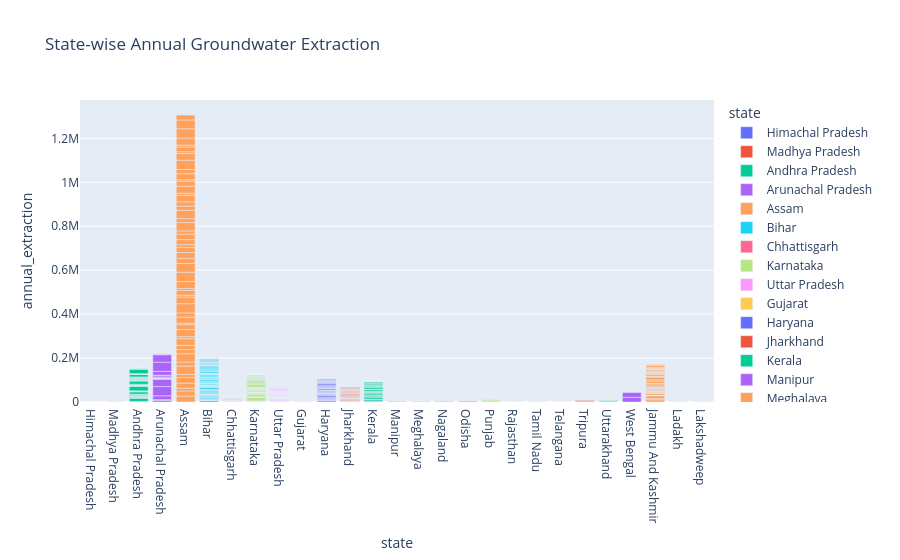

Notebook code cell kept with this figure:
### Code cell
fig = px.bar(df,
            x="state",
            y="annual_extraction",
            color="state",
            title="State-wise Annual Groundwater Extraction")

fig.show()

### Figure 1 — Plotly figure (JSON) as saved in the notebook; plotly's stock layout.template omitted (floating-point values rounded to 4 significant figures)
{"data": [{"hovertemplate": "state=%{x}<br>annual_extraction=%{y}<extra></extra>", "legendgroup": "Himachal Pradesh", "marker": {"color": "#636efa", "pattern": {"shape": ""}}, "name": "Himachal Pradesh", "orientation": "v", "showlegend": true, "textposition": "auto", "type": "bar", "x": ["Himachal Pradesh"], "xaxis": "x", "y": [0.13], "yaxis": "y"}, {"hovertemplate": "state=%{x}<br>annual_extraction=%{y}<extra></extra>", "legendgroup": "Madhya Pradesh", "marker": {"color": "#EF553B", "pattern": {"shape": ""}}, "name": "Madhya Pradesh", "orientation": "v", "showlegend": true, "textposition": "auto", "type": "bar", "x": ["Madhya Pradesh", "Madhya Pradesh", "Madhya Pradesh", "Madhya Pradesh"], "xaxis": "x", "y": [0.17, 70.98, 68.95, 2.0], "yaxis": "y"}, {"hovertemplate": "state=%{x}<br>annual_extraction=%{y}<extra></extra>", "legendgroup": "Andhra Pradesh", "marker": {"color": "#00cc96", "pattern": {"shape": ""}}, "name": "Andhra Pradesh", "orientation": "v", "showlegend": true, "textposition": "auto", "type": "bar", "x": ["Andhra Pradesh", "Andhra Pradesh", "Andhra Pradesh", "Andhra Pradesh", "Andhra Pradesh", "Andhra Pradesh", "Andhra Pradesh", "Andhra Pradesh", "Andhra Pradesh", "Andhra Pradesh", "Andhra Pradesh", "Andhra Pradesh", "Andhra Pradesh", "Andhra Pradesh", "Andhra Pradesh", "Andhra Pradesh", "Andhra Pradesh", "Andhra Pradesh", "Andhra Pradesh", "Andhra Pradesh", "Andhra Pradesh", "Andhra Pradesh", "Andhra Pradesh", "Andhra Pradesh", "Andhra Pradesh", "Andhra Pradesh", "Andhra Pradesh", "Andhra Pradesh", "Andhra Pradesh", "Andhra Pradesh", "Andhra Pradesh", "Andhra Pradesh", "Andhra Pradesh", "Andhra Pradesh", "Andhra Pradesh", "Andhra Pradesh", "Andhra Pradesh", "Andhra Pradesh", "Andhra Pradesh", "Andhra Pradesh", "Andhra Pradesh", "Andhra Pradesh", "Andhra Pradesh", "Andhra Pradesh", "Andhra Pradesh", "Andhra Pradesh", "Andhra Pradesh", "Andhra Pradesh", "Andhra Pradesh", "Andhra Pradesh", "Andhra Pradesh", "Andhra Pradesh", "Andhra Pradesh", "Andhra Pradesh", "Andhra Pradesh", "Andhra Pradesh", "Andhra Pradesh", "Andhra Pradesh", "Andhra Pradesh", "Andhra Pradesh", "Andhra Pradesh", "Andhra Pradesh", "Andhra Pradesh", "Andhra Pradesh", "Andhra Pradesh", "Andhra Pradesh", "Andhra Pradesh", "Andhra Pradesh", "Andhra Pradesh", "Andhra Pradesh", "Andhra Pradesh", "Andhra Pradesh", "Andhra Pradesh", "Andhra Pradesh", "Andhra Pradesh", "Andhra Pradesh", "Andhra Pradesh", "Andhra Pradesh", "Andhra Pradesh", "Andhra Pradesh", "Andhra Pradesh", "Andhra Pradesh"], "xaxis": "x", "y": [2861.0, 14420.0, 1324.0, 2836.0, 1323.0, 1247.0, 2605.0, 1621.0, 2065.0, 3487.0, 2078.0, 10850.0, 566.2, 1228.0, 66.02, 1215.0, 1073.0, 20510.0, 595.3, 2623.0, 87.94, 285.3, 2538.0, 235.4, 549.9, 2861.0, 14420.0, 1324.0, 2836.0, 1323.0, 1247.0, 2605.0, 1621.0, 2065.0, 3487.0, 2078.0, 10850.0, 566.2, 1228.0, 66.02, 1215.0, 1073.0, 20510.0, 595.3, 2623.0, 87.94, 285.3, 2538.0, 235.4, 549.9, 68.75, 92.86, 88.89, 96.88, 67.74, 78.95, 96.15, 78.95, 63.64, 93.33, 97.48, 96.53, 67.97, 85.58, 97.75, 94.86, 82.6, 97.22, 74.5, 87.96, 93.78, 98.55, 75.79, 86.57, 91.39, 97.37, 70.33, 71.97, 95.6, 75.13, 81.07, 93.81], "yaxis": "y"}, {"hovertemplate": "state=%{x}<br>annual_extraction=%{y}<extra></extra>", "legendgroup": "Arunachal Pradesh", "marker": {"color": "#ab63fa", "pattern": {"shape": ""}}, "name": "Arunachal Pradesh", "orientation": "v", "showlegend": true, "textposition": "auto", "type": "bar", "x": ["Arunachal Pradesh", "Arunachal Pradesh", "Arunachal Pradesh", "Arunachal Pradesh", "Arunachal Pradesh", "Arunachal Pradesh", "Arunachal Pradesh", "Arunachal Pradesh", "Arunachal Pradesh", "Arunachal Pradesh", "Arunachal Pradesh", "Arunachal Pradesh", "Arunachal Pradesh", "Arunachal Pradesh", "Arunachal Pradesh", "Arunachal Pradesh", "Arunachal Pradesh", "Arunachal Pradesh", "Arunachal Pradesh", "Arunachal Pradesh", "Arunachal Pradesh", "Arunachal Pradesh"], "xaxis": "x", "y": [7569.0, 3181.0, 17480.0, 41950.0, 33880.0, 1442.0, 2465.0, 1785.0, 73.65, 397.3, 916.7, 7569.0, 3181.0, 17480.0, 41950.0, 33880.0, 1442.0, 2465.0, 1785.0, 73.65, 397.3, 916.7], "yaxis": "y"}, {"hovertemplate": "state=%{x}<br>annual_extraction=%{y}<extra></extra>", "legendgroup": "Assam", "marker": {"color": "#FFA15A", "pattern": {"shape": ""}}, "name": "Assam", "orientation": "v", "showlegend": true, "textposition": "auto", "type": "bar", "x": ["Assam", "Assam", "Assam", "Assam", "Assam", "Assam", "Assam", "Assam", "Assam", "Assam", "Assam", "Assam", "Assam", "Assam", "Assam", "Assam", "Assam", "Assam", "Assam", "Assam", "Assam", "Assam", "Assam", "Assam", "Assam", "Assam", "Assam", "Assam", "Assam", "Assam", "Assam", "Assam", "Assam", "Assam", "Assam", "Assam", "Assam", "Assam", "Assam", "Assam", "Assam", "Assam", "Assam", "Assam", "Assam", "Assam", "Assam", "Assam", "Assam", "Assam", "Assam", "Assam", "Assam", "Assam"], "xaxis": "x", "y": [27270.0, 22900.0, 12850.0, 23180.0, 25350.0, 14210.0, 38010.0, 18120.0, 37790.0, 19070.0, 19330.0, 29900.0, 9513.0, 32140.0, 22460.0, 7024.0, 26990.0, 19370.0, 42130.0, 30090.0, 8475.0, 21450.0, 8850.0, 32060.0, 42220.0, 40140.0, 22150.0, 27270.0, 22900.0, 12850.0, 23180.0, 25350.0, 14210.0, 38010.0, 18120.0, 37790.0, 19070.0, 19330.0, 29900.0, 9513.0, 32140.0, 22460.0, 7024.0, 26990.0, 19370.0, 42130.0, 30090.0, 8475.0, 21450.0, 8850.0, 32060.0, 42220.0, 40140.0, 22150.0], "yaxis": "y"}, {"hovertemplate": "state=%{x}<br>annual_extraction=%{y}<extra></extra>", "legendgroup": "Bihar", "marker": {"color": "#19d3f3", "pattern": {"shape": ""}}, "name": "Bihar", "orientation": "v", "showlegend": true, "textposition": "auto", "type": "bar", "x": ["Bihar", "Bihar", "Bihar", "Bihar", "Bihar", "Bihar", "Bihar", "Bihar", "Bihar", "Bihar", "Bihar", "Bihar", "Bihar", "Bihar", "Bihar", "Bihar", "Bihar", "Bihar", "Bihar", "Bihar", "Bihar", "Bihar", "Bihar", "Bihar", "Bihar", "Bihar", "Bihar", "Bihar", "Bihar", "Bihar", "Bihar", "Bihar", "Bihar", "Bihar", "Bihar", "Bihar", "Bihar", "Bihar", "Bihar", "Bihar", "Bihar", "Bihar", "Bihar", "Bihar", "Bihar", "Bihar", "Bihar", "Bihar", "Bihar", "Bihar", "Bihar", "Bihar", "Bihar", "Bihar", "Bihar", "Bihar", "Bihar", "Bihar", "Bihar", "Bihar", "Bihar", "Bihar", "Bihar", "Bihar", "Bihar", "Bihar", "Bihar", "Bihar", "Bihar", "Bihar", "Bihar", "Bihar", "Bihar", "Bihar", "Bihar", "Bihar", "Bihar", "Bihar", "Bihar", "Bihar", "Bihar", "Bihar", "Bihar", "Bihar", "Bihar", "Bihar", "Bihar", "Bihar", "Bihar", "Bihar", "Bihar", "Bihar", "Bihar", "Bihar", "Bihar", "Bihar", "Bihar", "Bihar", "Bihar"], "xaxis": "x", "y": [7485.0, 0.0, 1116.0, 915.1, 2725.0, 6287.0, 1104.0, 626.8, 4990.0, 5352.0, 2497.0, 1553.0, 1686.0, 462.5, 900.8, 7209.0, 1883.0, 5300.0, 1279.0, 3932.0, 8012.0, 1546.0, 4232.0, 1283.0, 2056.0, 1991.0, 1554.0, 4222.0, 3002.0, 610.2, 844.1, 887.5, 4816.0, 1784.0, 7485.0, 0.0, 1116.0, 915.1, 2725.0, 6287.0, 1104.0, 626.8, 4990.0, 5352.0, 2497.0, 1553.0, 1686.0, 462.5, 900.8, 7209.0, 1883.0, 5300.0, 1279.0, 3932.0, 8012.0, 1546.0, 4232.0, 1283.0, 2056.0, 1991.0, 1554.0, 4222.0, 3002.0, 610.2, 844.1, 887.5, 4816.0, 1784.0, 4860.0, 4860.0, 89.47, 70.0, 83.33, 62.5, 88.89, 83.74, 76.56, 91.35, 84.09, 81.58, 36.13, 67.54, 38.05, 76.04, 87.89, 68.74, 85.34, 67.38, 95.64, 84.33, 74.73, 92.94, 79.06, 83.69, 36.55, 65.05, 39.5, 75.74, 95.79], "yaxis": "y"}, {"hovertemplate": "state=%{x}<br>annual_extraction=%{y}<extra></extra>", "legendgroup": "Chhattisgarh", "marker": {"color": "#FF6692", "pattern": {"shape": ""}}, "name": "Chhattisgarh", "orientation": "v", "showlegend": true, "textposition": "auto", "type": "bar", "x": ["Chhattisgarh", "Chhattisgarh", "Chhattisgarh", "Chhattisgarh", "Chhattisgarh", "Chhattisgarh", "Chhattisgarh", "Chhattisgarh", "Chhattisgarh", "Chhattisgarh", "Chhattisgarh", "Chhattisgarh", "Chhattisgarh", "Chhattisgarh", "Chhattisgarh", "Chhattisgarh", "Chhattisgarh", "Chhattisgarh", "Chhattisgarh", "Chhattisgarh", "Chhattisgarh", "Chhattisgarh", "Chhattisgarh", "Chhattisgarh", "Chhattisgarh", "Chhattisgarh", "Chhattisgarh", "Chhattisgarh", "Chhattisgarh", "Chhattisgarh", "Chhattisgarh", "Chhattisgarh", "Chhattisgarh", "Chhattisgarh", "Chhattisgarh", "Chhattisgarh", "Chhattisgarh", "Chhattisgarh", "Chhattisgarh", "Chhattisgarh", "Chhattisgarh", "Chhattisgarh", "Chhattisgarh", "Chhattisgarh", "Chhattisgarh", "Chhattisgarh", "Chhattisgarh", "Chhattisgarh", "Chhattisgarh", "Chhattisgarh", "Chhattisgarh", "Chhattisgarh", "Chhattisgarh", "Chhattisgarh", "Chhattisgarh", "Chhattisgarh", "Chhattisgarh", "Chhattisgarh", "Chhattisgarh", "Chhattisgarh", "Chhattisgarh", "Chhattisgarh", "Chhattisgarh", "Chhattisgarh", "Chhattisgarh", "Chhattisgarh", "Chhattisgarh", "Chhattisgarh", "Chhattisgarh", "Chhattisgarh", "Chhattisgarh", "Chhattisgarh", "Chhattisgarh", "Chhattisgarh", "Chhattisgarh", "Chhattisgarh", "Chhattisgarh"], "xaxis": "x", "y": [0.0, 309.1, 426.6, 0.0, 0.0, 0.0, 1409.0, 2224.0, 325.7, 217.3, 0.0, 309.1, 426.6, 0.0, 0.0, 0.0, 1409.0, 2224.0, 325.7, 217.3, 0.0, 2107.0, 257.6, 53.68, 3230.0, 0.0, 0.0, 2107.0, 257.6, 53.68, 3230.0, 0.0, 1398.0, 1398.0, 40.0, 50.0, 50.0, 33.33, 80.0, 75.0, 85.71, 60.0, 83.33, 25.0, 75.0, 50.0, 50.0, 72.73, 85.71, 41.84, 37.44, 37.61, 34.61, 74.56, 83.78, 87.08, 66.0, 27.27, 84.48, 59.12, 54.19, 68.87, 83.91, 49.45, 49.52, 48.89, 32.86, 77.38, 73.67, 46.24, 68.35, 26.01, 88.44, 53.27, 49.82, 74.96, 80.97], "yaxis": "y"}, {"hovertemplate": "state=%{x}<br>annual_extraction=%{y}<extra></extra>", "legendgroup": "Karnataka", "marker": {"color": "#B6E880", "pattern": {"shape": ""}}, "name": "Karnataka", "orientation": "v", "showlegend": true, "textposition": "auto", "type": "bar", "x": ["Karnataka", "Karnataka", "Karnataka", "Karnataka", "Karnataka", "Karnataka", "Karnataka", "Karnataka", "Karnataka", "Karnataka", "Karnataka", "Karnataka", "Karnataka", "Karnataka", "Karnataka", "Karnataka", "Karnataka", "Karnataka", "Karnataka", "Karnataka", "Karnataka", "Karnataka", "Karnataka", "Karnataka", "Karnataka", "Karnataka", "Karnataka", "Karnataka", "Karnataka", "Karnataka", "Karnataka", "Karnataka", "Karnataka", "Karnataka", "Karnataka", "Karnataka", "Karnataka", "Karnataka", "Karnataka", "Karnataka", "Karnataka", "Karnataka", "Karnataka"], "xaxis": "x", "y": [214.9, 214.9, 2434.0, 2094.0, 15200.0, 300.1, 5056.0, 10010.0, 3087.0, 4545.0, 2036.0, 6384.0, 25.43, 2300.0, 2610.0, 5207.0, 627.9, 2434.0, 2094.0, 15200.0, 300.1, 5056.0, 10010.0, 3087.0, 4545.0, 2036.0, 6384.0, 25.43, 2300.0, 2610.0, 5207.0, 627.9, 780.6, 780.6, 21.71, 48.18, 73.55, 40.28, 20.86, 46.1, 50.83, 78.43, 83.18], "yaxis": "y"}, {"hovertemplate": "state=%{x}<br>annual_extraction=%{y}<extra></extra>", "legendgroup": "Uttar Pradesh", "marker": {"color": "#FF97FF", "pattern": {"shape": ""}}, "name": "Uttar Pradesh", "orientation": "v", "showlegend": true, "textposition": "auto", "type": "bar", "x": ["Uttar Pradesh", "Uttar Pradesh", "Uttar Pradesh", "Uttar Pradesh", "Uttar Pradesh", "Uttar Pradesh", "Uttar Pradesh", "Uttar Pradesh", "Uttar Pradesh", "Uttar Pradesh", "Uttar Pradesh", "Uttar Pradesh", "Uttar Pradesh", "Uttar Pradesh", "Uttar Pradesh", "Uttar Pradesh", "Uttar Pradesh", "Uttar Pradesh", "Uttar Pradesh", "Uttar Pradesh", "Uttar Pradesh", "Uttar Pradesh", "Uttar Pradesh", "Uttar Pradesh", "Uttar Pradesh", "Uttar Pradesh", "Uttar Pradesh", "Uttar Pradesh", "Uttar Pradesh", "Uttar Pradesh", "Uttar Pradesh", "Uttar Pradesh", "Uttar Pradesh", "Uttar Pradesh", "Uttar Pradesh", "Uttar Pradesh", "Uttar Pradesh", "Uttar Pradesh", "Uttar Pradesh", "Uttar Pradesh", "Uttar Pradesh", "Uttar Pradesh", "Uttar Pradesh", "Uttar Pradesh", "Uttar Pradesh", "Uttar Pradesh", "Uttar Pradesh", "Uttar Pradesh", "Uttar Pradesh", "Uttar Pradesh", "Uttar Pradesh", "Uttar Pradesh", "Uttar Pradesh", "Uttar Pradesh", "Uttar Pradesh", "Uttar Pradesh", "Uttar Pradesh", "Uttar Pradesh", "Uttar Pradesh", "Uttar Pradesh", "Uttar Pradesh", "Uttar Pradesh", "Uttar Pradesh", "Uttar Pradesh", "Uttar Pradesh", "Uttar Pradesh", "Uttar Pradesh", "Uttar Pradesh", "Uttar Pradesh", "Uttar Pradesh", "Uttar Pradesh", "Uttar Pradesh", "Uttar Pradesh", "Uttar Pradesh", "Uttar Pradesh", "Uttar Pradesh", "Uttar Pradesh", "Uttar Pradesh", "Uttar Pradesh", "Uttar Pradesh", "Uttar Pradesh", "Uttar Pradesh", "Uttar Pradesh", "Uttar Pradesh", "Uttar Pradesh", "Uttar Pradesh", "Uttar Pradesh", "Uttar Pradesh", "Uttar Pradesh", "Uttar Pradesh", "Uttar Pradesh", "Uttar Pradesh", "Uttar Pradesh", "Uttar Pradesh", "Uttar Pradesh", "Uttar Pradesh", "Uttar Pradesh", "Uttar Pradesh", "Uttar Pradesh", "Uttar Pradesh", "Uttar Pradesh", "Uttar Pradesh", "Uttar Pradesh", "Uttar Pradesh", "Uttar Pradesh", "Uttar Pradesh", "Uttar Pradesh", "Uttar Pradesh", "Uttar Pradesh", "Uttar Pradesh", "Uttar Pradesh", "Uttar Pradesh", "Uttar Pradesh", "Uttar Pradesh", "Uttar Pradesh", "Uttar Pradesh", "Uttar Pradesh", "Uttar Pradesh", "Uttar Pradesh", "Uttar Pradesh", "Uttar Pradesh", "Uttar Pradesh", "Uttar Pradesh"], "xaxis": "x", "y": [236.6, 236.6, 0.0, 0.0, 0.0, 0.0, 547.7, 1608.0, 392.2, 891.9, 286.7, 447.7, 1265.0, 2946.0, 1800.0, 519.8, 1122.0, 1402.0, 1631.0, 1161.0, 279.6, 305.4, 539.4, 445.3, 1187.0, 2046.0, 442.1, 513.3, 214.9, 0.0, 675.6, 684.6, 557.7, 271.2, 0.0, 547.7, 1608.0, 392.2, 891.9, 286.7, 447.7, 1265.0, 2946.0, 1800.0, 519.8, 1122.0, 1402.0, 1631.0, 1161.0, 279.6, 305.4, 539.4, 445.3, 1187.0, 2046.0, 442.1, 513.3, 214.9, 0.0, 675.6, 684.6, 557.7, 271.2, 0.0, 829.9, 792.7, 57.63, 1107.0, 4157.0, 203.2, 1571.0, 5245.0, 929.6, 2691.0, 1483.0, 2012.0, 129.2, 174.6, 966.1, 123.1, 25.0, 85.71, 28.72, 89.07, 21.59, 90.95, 79.05, 62.18, 22.3, 68.52, 29.99, 24.51, 26.64, 6.18, 88.35, 80.73, 63.61, 43.11, 59.03, 26.5, 81.48, 42.14, 63.21, 13.53, 92.86, 92.48, 48.76, 28.79, 85.19, 24.07, 49.03, 89.0, 81.51, 65.25, 34.65, 67.89, 27.23, 17.81, 26.86, 4.22, 88.8, 78.75, 57.26], "yaxis": "y"}, {"hovertemplate": "state=%{x}<br>annual_extraction=%{y}<extra></extra>", "legendgroup": "Gujarat", "marker": {"color": "#FECB52", "pattern": {"shape": ""}}, "name": "Gujarat", "orientation": "v", "showlegend": true, "textposition": "auto", "type": "bar", "x": ["Gujarat", "Gujarat", "Gujarat", "Gujarat", "Gujarat", "Gujarat", "Gujarat", "Gujarat", "Gujarat", "Gujarat", "Gujarat", "Gujarat", "Gujarat", "Gujarat", "Gujarat", "Gujarat", "Gujarat", "Gujarat", "Gujarat", "Gujarat", "Gujarat", "Gujarat", "Gujarat", "Gujarat", "Gujarat", "Gujarat", "Gujarat", "Gujarat", "Gujarat", "Gujarat", "Gujarat", "Gujarat", "Gujarat", "Gujarat", "Gujarat", "Gujarat", "Gujarat", "Gujarat", "Gujarat", "Gujarat", "Gujarat", "Gujarat", "Gujarat", "Gujarat", "Gujarat", "Gujarat", "Gujarat", "Gujarat", "Gujarat", "Gujarat", "Gujarat", "Gujarat", "Gujarat", "Gujarat", "Gujarat", "Gujarat", "Gujarat", "Gujarat", "Gujarat", "Gujarat"], "xaxis": "x", "y": [0.0, 0.0, 0.0, 0.0, 0.0, 0.0, 0.0, 0.0, 0.0, 0.0, 0.0, 0.0, 0.0, 0.0, 0.0, 0.0, 0.0, 0.0, 0.0, 0.0, 0.0, 0.0, 0.0, 0.0, 40.0, 90.91, 75.0, 50.0, 83.33, 83.33, 80.0, 50.0, 75.0, 80.0, 90.0, 55.56, 43.4, 97.21, 69.98, 38.97, 94.97, 89.81, 53.3, 56.86, 67.13, 82.89, 93.49, 63.99, 42.3, 88.67, 63.91, 54.13, 91.17, 89.35, 77.72, 48.89, 68.92, 84.83, 94.36, 63.62], "yaxis": "y"}, {"hovertemplate": "state=%{x}<br>annual_extraction=%{y}<extra></extra>", "legendgroup": "Haryana", "marker": {"color": "#636efa", "pattern": {"shape": ""}}, "name": "Haryana", "orientation": "v", "showlegend": true, "textposition": "auto", "type": "bar", "x": ["Haryana", "Haryana", "Haryana", "Haryana", "Haryana", "Haryana", "Haryana", "Haryana", "Haryana", "Haryana", "Haryana", "Haryana", "Haryana", "Haryana", "Haryana", "Haryana", "Haryana", "Haryana", "Haryana", "Haryana", "Haryana", "Haryana", "Haryana", "Haryana", "Haryana", "Haryana", "Haryana", "Haryana", "Haryana", "Haryana", "Haryana", "Haryana", "Haryana", "Haryana", "Haryana", "Haryana", "Haryana", "Haryana", "Haryana", "Haryana", "Haryana", "Haryana"], "xaxis": "x", "y": [5060.0, 1917.0, 1004.0, 2656.0, 3206.0, 3361.0, 2920.0, 7590.0, 2787.0, 3860.0, 2637.0, 2350.0, 1089.0, 1651.0, 1784.0, 3485.0, 3851.0, 1281.0, 2119.0, 5060.0, 1917.0, 1004.0, 2656.0, 3206.0, 3361.0, 2920.0, 7590.0, 2787.0, 3860.0, 2637.0, 2350.0, 1089.0, 1651.0, 1784.0, 3485.0, 3851.0, 1281.0, 2119.0, 17.13, 39.73, 24.89, 41.12], "yaxis": "y"}, {"hovertemplate": "state=%{x}<br>annual_extraction=%{y}<extra></extra>", "legendgroup": "Jharkhand", "marker": {"color": "#EF553B", "pattern": {"shape": ""}}, "name": "Jharkhand", "orientation": "v", "showlegend": true, "textposition": "auto", "type": "bar", "x": ["Jharkhand", "Jharkhand", "Jharkhand", "Jharkhand", "Jharkhand", "Jharkhand", "Jharkhand", "Jharkhand", "Jharkhand", "Jharkhand", "Jharkhand", "Jharkhand", "Jharkhand", "Jharkhand", "Jharkhand", "Jharkhand", "Jharkhand", "Jharkhand", "Jharkhand", "Jharkhand", "Jharkhand", "Jharkhand", "Jharkhand", "Jharkhand", "Jharkhand", "Jharkhand", "Jharkhand", "Jharkhand", "Jharkhand", "Jharkhand", "Jharkhand", "Jharkhand", "Jharkhand", "Jharkhand", "Jharkhand", "Jharkhand", "Jharkhand", "Jharkhand", "Jharkhand", "Jharkhand", "Jharkhand"], "xaxis": "x", "y": [1994.0, 755.3, 1331.0, 1409.0, 3266.0, 2205.0, 1627.0, 3499.0, 829.7, 1076.0, 434.5, 1494.0, 1382.0, 2685.0, 3314.0, 2060.0, 737.1, 5801.0, 1994.0, 755.3, 1331.0, 1409.0, 3266.0, 2205.0, 1627.0, 3499.0, 829.7, 1076.0, 434.5, 1494.0, 1382.0, 2685.0, 3314.0, 2060.0, 737.1, 5801.0, 90.89, 79.3, 24.96, 69.88, 78.17], "yaxis": "y"}, {"hovertemplate": "state=%{x}<br>annual_extraction=%{y}<extra></extra>", "legendgroup": "Kerala", "marker": {"color": "#00cc96", "pattern": {"shape": ""}}, "name": "Kerala", "orientation": "v", "showlegend": true, "textposition": "auto", "type": "bar", "x": ["Kerala", "Kerala", "Kerala", "Kerala", "Kerala", "Kerala", "Kerala", "Kerala", "Kerala", "Kerala", "Kerala", "Kerala", "Kerala", "Kerala", "Kerala", "Kerala", "Kerala", "Kerala", "Kerala", "Kerala", "Kerala", "Kerala", "Kerala", "Kerala", "Kerala", "Kerala", "Kerala", "Kerala", "Kerala", "Kerala", "Kerala", "Kerala", "Kerala", "Kerala", "Kerala", "Kerala", "Kerala", "Kerala"], "xaxis": "x", "y": [3337.0, 6802.0, 907.2, 1489.0, 7056.0, 4619.0, 4181.0, 3920.0, 5680.0, 6292.0, 2249.0, 0.0, 3337.0, 6802.0, 907.2, 1489.0, 7056.0, 4619.0, 4181.0, 3920.0, 5680.0, 6292.0, 2249.0, 0.0, 76.85, 70.52, 82.85, 85.03, 53.36, 84.24, 75.28, 78.48, 74.77, 83.53, 86.18, 52.21, 86.98, 69.88], "yaxis": "y"}, {"hovertemplate": "state=%{x}<br>annual_extraction=%{y}<extra></extra>", "legendgroup": "Manipur", "marker": {"color": "#ab63fa", "pattern": {"shape": ""}}, "name": "Manipur", "orientation": "v", "showlegend": true, "textposition": "auto", "type": "bar", "x": ["Manipur"], "xaxis": "x", "y": [2258.0], "yaxis": "y"}, {"hovertemplate": "state=%{x}<br>annual_extraction=%{y}<extra></extra>", "legendgroup": "Meghalaya", "marker": {"color": "#FFA15A", "pattern": {"shape": ""}}, "name": "Meghalaya", "orientation": "v", "showlegend": true, "textposition": "auto", "type": "bar", "x": ["Meghalaya", "Meghalaya"], "xaxis": "x", "y": [1796.0, 1796.0], "yaxis": "y"}, {"hovertemplate": "state=%{x}<br>annual_extraction=%{y}<extra></extra>", "legendgroup": "Nagaland", "marker": {"color": "#19d3f3", "pattern": {"shape": ""}}, "name": "Nagaland", "orientation": "v", "showlegend": true, "textposition": "auto", "type": "bar", "x": ["Nagaland", "Nagaland"], "xaxis": "x", "y": [2359.0, 2359.0], "yaxis": "y"}, {"hovertemplate": "state=%{x}<br>annual_extraction=%{y}<extra></extra>", "legendgroup": "Odisha", "marker": {"color": "#FF6692", "pattern": {"shape": ""}}, "name": "Odisha", "orientation": "v", "showlegend": true, "textposition": "auto", "type": "bar", "x": ["Odisha", "Odisha", "Odisha", "Odisha", "Odisha"], "xaxis": "x", "y": [3947.0, 3947.0, 87.5, 94.38, 94.32], "yaxis": "y"}, {"hovertemplate": "state=%{x}<br>annual_extraction=%{y}<extra></extra>", "legendgroup": "Punjab", "marker": {"color": "#B6E880", "pattern": {"shape": ""}}, "name": "Punjab", "orientation": "v", "showlegend": true, "textposition": "auto", "type": "bar", "x": ["Punjab", "Punjab"], "xaxis": "x", "y": [5345.0, 5345.0], "yaxis": "y"}, {"hovertemplate": "state=%{x}<br>annual_extraction=%{y}<extra></extra>", "legendgroup": "Rajasthan", "marker": {"color": "#FF97FF", "pattern": {"shape": ""}}, "name": "Rajasthan", "orientation": "v", "showlegend": true, "textposition": "auto", "type": "bar", "x": ["Rajasthan", "Rajasthan"], "xaxis": "x", "y": [139.7, 139.7], "yaxis": "y"}, {"hovertemplate": "state=%{x}<br>annual_extraction=%{y}<extra></extra>", "legendgroup": "Tamil Nadu", "marker": {"color": "#FECB52", "pattern": {"shape": ""}}, "name": "Tamil Nadu", "orientation": "v", "showlegend": true, "textposition": "auto", "type": "bar", "x": ["Tamil Nadu", "Tamil Nadu", "Tamil Nadu", "Tamil Nadu"], "xaxis": "x", "y": [529.4, 529.4, 91.23, 85.08], "yaxis": "y"}, {"hovertemplate": "state=%{x}<br>annual_extraction=%{y}<extra></extra>", "legendgroup": "Telangana", "marker": {"color": "#636efa", "pattern": {"shape": ""}}, "name": "Telangana", "orientation": "v", "showlegend": true, "textposition": "auto", "type": "bar", "x": ["Telangana", "Telangana"], "xaxis": "x", "y": [0.0, 0.0], "yaxis": "y"}, {"hovertemplate": "state=%{x}<br>annual_extraction=%{y}<extra></extra>", "legendgroup": "Tripura", "marker": {"color": "#EF553B", "pattern": {"shape": ""}}, "name": "Tripura", "orientation": "v", "showlegend": true, "textposition": "auto", "type": "bar", "x": ["Tripura", "Tripura"], "xaxis": "x", "y": [3503.0, 3503.0], "yaxis": "y"}, {"hovertemplate": "state=%{x}<br>annual_extraction=%{y}<extra></extra>", "legendgroup": "Uttarakhand", "marker": {"color": "#00cc96", "pattern": {"shape": ""}}, "name": "Uttarakhand", "orientation": "v", "showlegend": true, "textposition": "auto", "type": "bar", "x": ["Uttarakhand", "Uttarakhand"], "xaxis": "x", "y": [2995.0, 2995.0], "yaxis": "y"}, {"hovertemplate": "state=%{x}<br>annual_extraction=%{y}<extra></extra>", "legendgroup": "West Bengal", "marker": {"color": "#ab63fa", "pattern": {"shape": ""}}, "name": "West Bengal", "orientation": "v", "showlegend": true, "textposition": "auto", "type": "bar", "x": ["West Bengal", "West Bengal"], "xaxis": "x", "y": [21450.0, 21450.0], "yaxis": "y"}, {"hovertemplate": "state=%{x}<br>annual_extraction=%{y}<extra></extra>", "legendgroup": "Jammu And Kashmir", "marker": {"color": "#FFA15A", "pattern": {"shape": ""}}, "name": "Jammu And Kashmir", "orientation": "v", "showlegend": true, "textposition": "auto", "type": "bar", "x": ["Jammu And Kashmir", "Jammu And Kashmir", "Jammu And Kashmir", "Jammu And Kashmir", "Jammu And Kashmir", "Jammu And Kashmir", "Jammu And Kashmir", "Jammu And Kashmir", "Jammu And Kashmir", "Jammu And Kashmir", "Jammu And Kashmir", "Jammu And Kashmir", "Jammu And Kashmir", "Jammu And Kashmir", "Jammu And Kashmir", "Jammu And Kashmir", "Jammu And Kashmir", "Jammu And Kashmir", "Jammu And Kashmir", "Jammu And Kashmir", "Jammu And Kashmir", "Jammu And Kashmir", "Jammu And Kashmir", "Jammu And Kashmir", "Jammu And Kashmir", "Jammu And Kashmir", "Jammu And Kashmir", "Jammu And Kashmir", "Jammu And Kashmir", "Jammu And Kashmir", "Jammu And Kashmir", "Jammu And Kashmir", "Jammu And Kashmir", "Jammu And Kashmir", "Jammu And Kashmir", "Jammu And Kashmir", "Jammu And Kashmir", "Jammu And Kashmir", "Jammu And Kashmir", "Jammu And Kashmir"], "xaxis": "x", "y": [10290.0, 5301.0, 12820.0, 2859.0, 151.8, 401.8, 7492.0, 3666.0, 525.2, 4223.0, 3078.0, 1638.0, 3801.0, 6012.0, 313.4, 2511.0, 3501.0, 4760.0, 8576.0, 3177.0, 10290.0, 5301.0, 12820.0, 2859.0, 151.8, 401.8, 7492.0, 3666.0, 525.2, 4223.0, 3078.0, 1638.0, 3801.0, 6012.0, 313.4, 2511.0, 3501.0, 4760.0, 8576.0, 3177.0], "yaxis": "y"}, {"hovertemplate": "state=%{x}<br>annual_extraction=%{y}<extra></extra>", "legendgroup": "Ladakh", "marker": {"color": "#19d3f3", "pattern": {"shape": ""}}, "name": "Ladakh", "orientation": "v", "showlegend": true, "textposition": "auto", "type": "bar", "x": ["Ladakh", "Ladakh", "Ladakh"], "xaxis": "x", "y": [94.44, 90.39, 0.0], "yaxis": "y"}, {"hovertemplate": "state=%{x}<br>annual_extraction=%{y}<extra></extra>", "legendgroup": "Lakshadweep", "marker": {"color": "#FF6692", "pattern": {"shape": ""}}, "name": "Lakshadweep", "orientation": "v", "showlegend": true, "textposition": "auto", "type": "bar", "x": ["Lakshadweep", "Lakshadweep", "Lakshadweep"], "xaxis": "x", "y": [80.0, 75.6, 75.6], "yaxis": "y"}], "layout": {"barmode": "relative", "legend": {"title": {"text": "state"}, "tracegroupgap": 0}, "title": {"text": "State-wise Annual Groundwater Extraction"}, "xaxis": {"anchor": "y", "categoryarray": ["Himachal Pradesh", "Madhya Pradesh", "Andhra Pradesh", "Arunachal Pradesh", "Assam", "Bihar", "Chhattisgarh", "Karnataka", "Uttar Pradesh", "Gujarat", "Haryana", "Jharkhand", "Kerala", "Manipur", "Meghalaya", "Nagaland", "Odisha", "Punjab", "Rajasthan", "Tamil Nadu", "Telangana", "Tripura", "Uttarakhand", "West Bengal", "Jammu And Kashmir", "Ladakh", "Lakshadweep"], "categoryorder": "array", "domain": [0, 1], "title": {"text": "state"}}, "yaxis": {"anchor": "x", "domain": [0, 1], "title": {"text": "annual_extraction"}}}}
